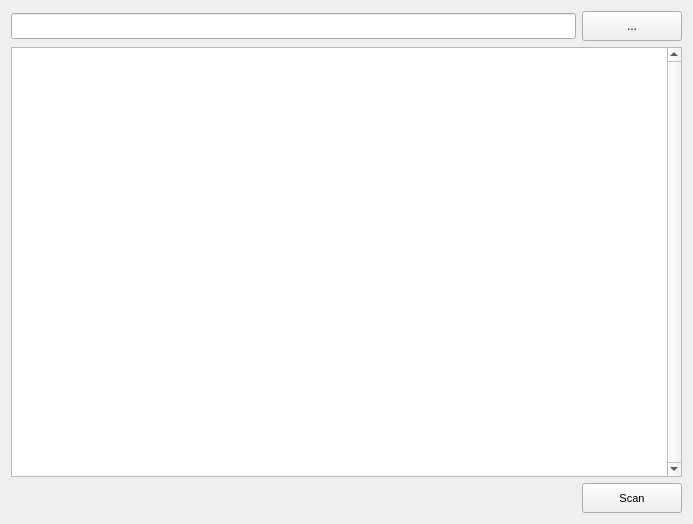
<?xml version="1.0" encoding="UTF-8"?>
<ui version="4.0">
 <class>MainWindow</class>
 <widget class="QMainWindow" name="MainWindow">
  <property name="geometry">
   <rect>
    <x>0</x>
    <y>0</y>
    <width>693</width>
    <height>524</height>
   </rect>
  </property>
  <property name="minimumSize">
   <size>
    <width>600</width>
    <height>500</height>
   </size>
  </property>
  <property name="windowTitle">
   <string>Scan images</string>
  </property>
  <widget class="QWidget" name="centralWidget">
   <layout class="QGridLayout" name="gridLayout">
    <item row="4" column="1">
     <widget class="QPushButton" name="scanButton">
      <property name="sizePolicy">
       <sizepolicy hsizetype="Fixed" vsizetype="Fixed">
        <horstretch>0</horstretch>
        <verstretch>0</verstretch>
       </sizepolicy>
      </property>
      <property name="minimumSize">
       <size>
        <width>100</width>
        <height>30</height>
       </size>
      </property>
      <property name="font">
       <font>
        <pointsize>8</pointsize>
       </font>
      </property>
      <property name="text">
       <string>Scan</string>
      </property>
     </widget>
    </item>
    <item row="0" column="0">
     <widget class="QLineEdit" name="pathEdit">
      <property name="minimumSize">
       <size>
        <width>0</width>
        <height>26</height>
       </size>
      </property>
      <property name="font">
       <font>
        <pointsize>8</pointsize>
       </font>
      </property>
      <property name="readOnly">
       <bool>false</bool>
      </property>
     </widget>
    </item>
    <item row="0" column="1">
     <widget class="QPushButton" name="browseButton">
      <property name="minimumSize">
       <size>
        <width>50</width>
        <height>30</height>
       </size>
      </property>
      <property name="text">
       <string>...</string>
      </property>
     </widget>
    </item>
    <item row="1" column="0" colspan="2">
     <widget class="QListView" name="imagesListView">
      <property name="verticalScrollBarPolicy">
       <enum>Qt::ScrollBarAlwaysOn</enum>
      </property>
      <property name="horizontalScrollBarPolicy">
       <enum>Qt::ScrollBarAlwaysOff</enum>
      </property>
      <property name="verticalScrollMode">
       <enum>QAbstractItemView::ScrollPerPixel</enum>
      </property>
     </widget>
    </item>
   </layout>
  </widget>
 </widget>
 <layoutdefault spacing="6" margin="11"/>
 <resources/>
 <connections/>
</ui>
